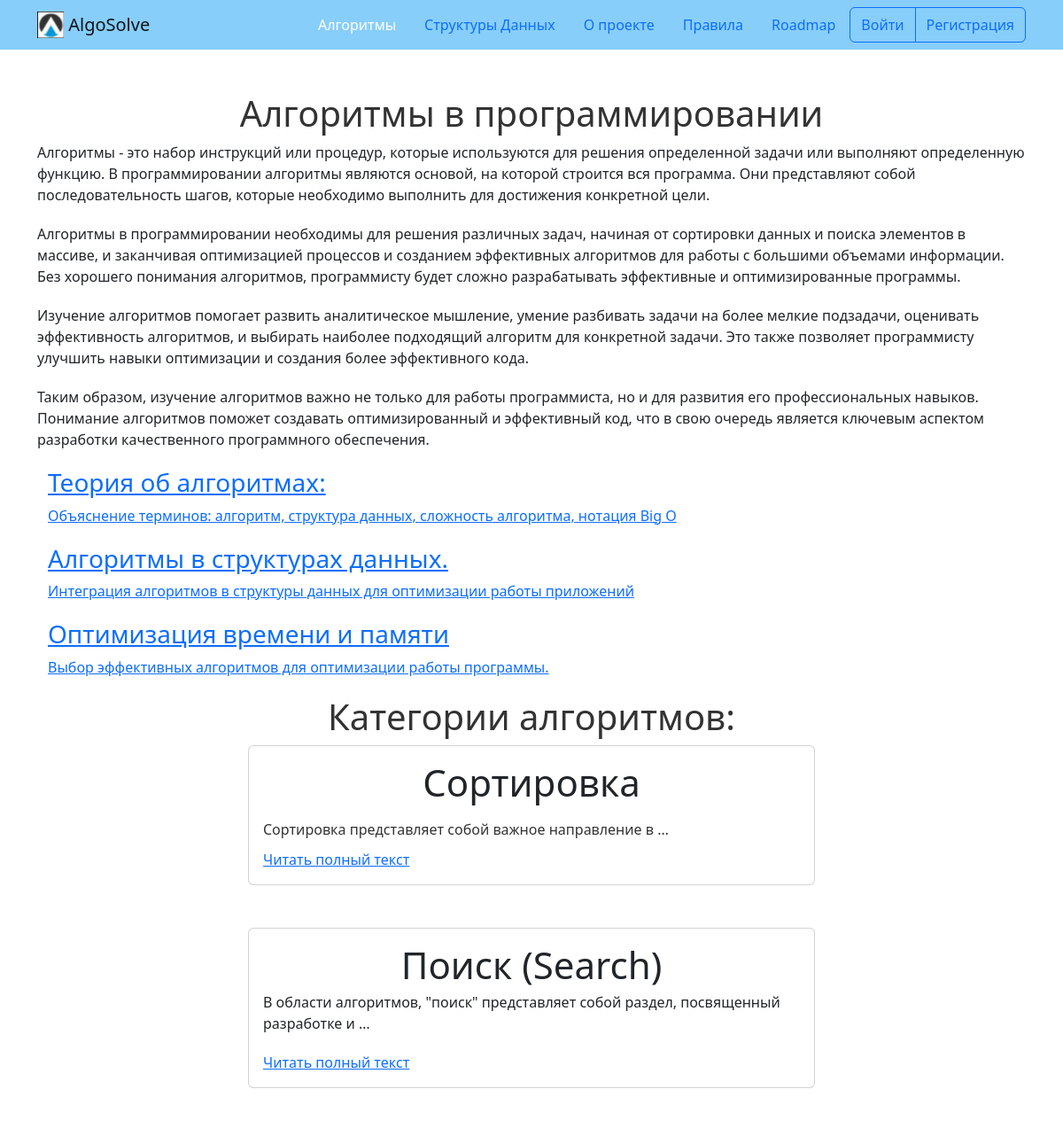
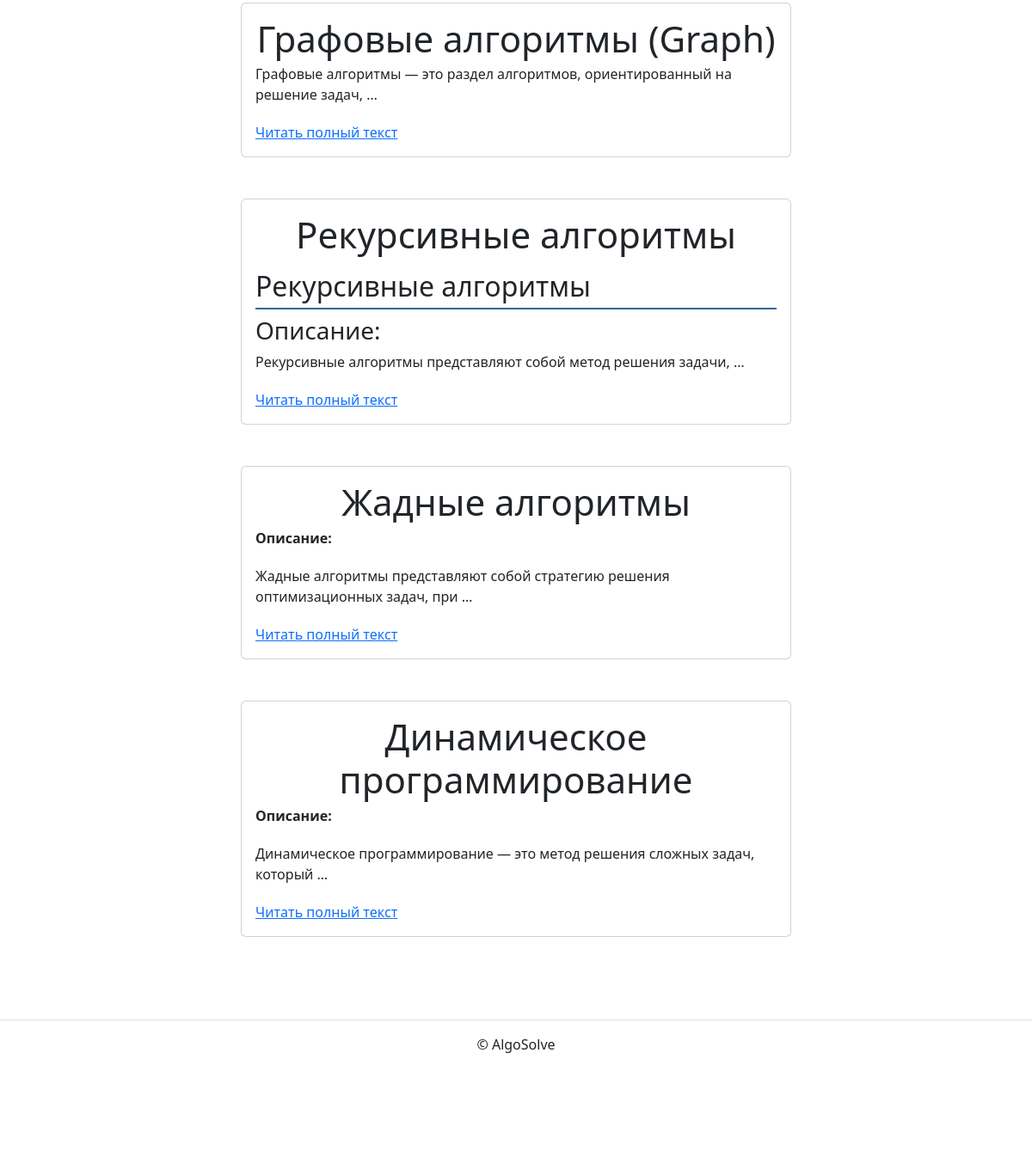
Screenshot of /algorithms/categories/ with the database file from the repository (2 pictures, top to bottom).
### algorithm/models.py (models this page shows, shortened)
class BaseModel(models.Model):
    is_published = models.BooleanField(
        default=True,
        verbose_name='Опубликовано',
        help_text='Снимите галочку, чтобы скрыть публикацию.'
    )
    created_at = models.DateTimeField(
        auto_now_add=True,
        verbose_name='Добавлено'
    )
    class Meta:
        abstract = True

class Category(BaseModel):
    title = models.CharField(verbose_name='Название', max_length=256)
    description = models.TextField(verbose_name='Описание', max_length=10000)
    slug = models.SlugField(
        unique=True,
        blank=True,
        verbose_name='Идентификатор',
        help_text=('Идентификатор страницы для URL; '
                   'разрешены символы латиницы, цифры, дефис и подчёркивание.')
    )
    class Meta:
        verbose_name = 'категория'
        verbose_name_plural = 'Категории'

### algorithm/views.py (the view)
class CategoryListView(BaseView, ListView):
    model = Category
    template_name = 'algorithm/categories.html'
    def get_queryset(self):
        qs = super().get_queryset()
        return qs.filter(is_published=True)

### templates/algorithm/categories.html (shortened to what this page needs)
{% extends "base.html" %}
{% block content %}
{% include "includes/description_algorithms.html" %}
<div class='container'>
  <a href='{% url 'algorithm:theory' %}'>
  <h3>Теория об алгоритмах:</h3>
  <p>Объяснение терминов: алгоритм, структура данных, сложность алгоритма, нотация Big O</p>
  </a>
</div>
<div class='container'>
  <a href='{% url 'algorithm:algorithm-in-structure' %}'>
  <h3>Алгоритмы в структурах данных.</h3>
  <p>Интеграция алгоритмов в структуры данных для оптимизации работы приложений</p>
  </a>
</div>
<div class='container'>
  <a href='{% url 'algorithm:optimize-algorithms' %}'>
  <h3>Оптимизация времени и памяти</h3>
  <p>Выбор эффективных алгоритмов для оптимизации работы программы.</p>
  </a>
</div>
<h1 class="text-center">Категории алгоритмов:</h1>
  {% for category in object_list %}
    <article class="mb-5">
      {% include "includes/post_card.html" %}
    </article>
  {% endfor %}
{% endblock %}

### templates/includes/post_card.html (shortened to what this page needs)
<div class="col d-flex justify-content-center">
  <div class="card" style="width: 40rem;">
    <div class="card-body">
      {% if '/algorithms/categories/' in request.path %}
        <h5 class="card-title">{{ category.title }}</h5>
        <p class="card-text">{{ category.description|truncatewords:10|safe }}</p>
        <a href="{% url 'algorithm:category_detail' category.slug %}" class="card-link">Читать полный текст</a>
        {% endif %}
    </div>
  </div>
</div>

### static_dev/css/for_algorithm_detail.css (style rules this page uses)
.card-title { text-align: center; font-size: 42px; }
h2 { color: #336699; border-bottom: 2px solid #336699; padding-bottom: 5px; }

### templates/includes/description_algorithms.html (style rules this page uses)
h1 { text-align: center; color: #333; }
p { margin-bottom: 20px; }

### rows the page displays
Category: title "Сортировка", description "Сортировка представляет собой важное направление в …"
Category: title "Поиск (Search)", description "В области алгоритмов, \"поиск\" представляет собой раздел, посвященный разработке и …"
Category: title "Графовые алгоритмы (Graph)", description "Графовые алгоритмы — это раздел алгоритмов, ориентированный на решение задач, …"
Category: title "Рекурсивные алгоритмы", description "Рекурсивные алгоритмы Описание: Рекурсивные алгоритмы представляют собой метод решения задачи, …"
Category: title "Жадные алгоритмы", description "Описание: Жадные алгоритмы представляют собой стратегию решения оптимизационных задач, при …"
Category: title "Динамическое программирование", description "Описание: Динамическое программирование — это метод решения сложных задач, который …"
